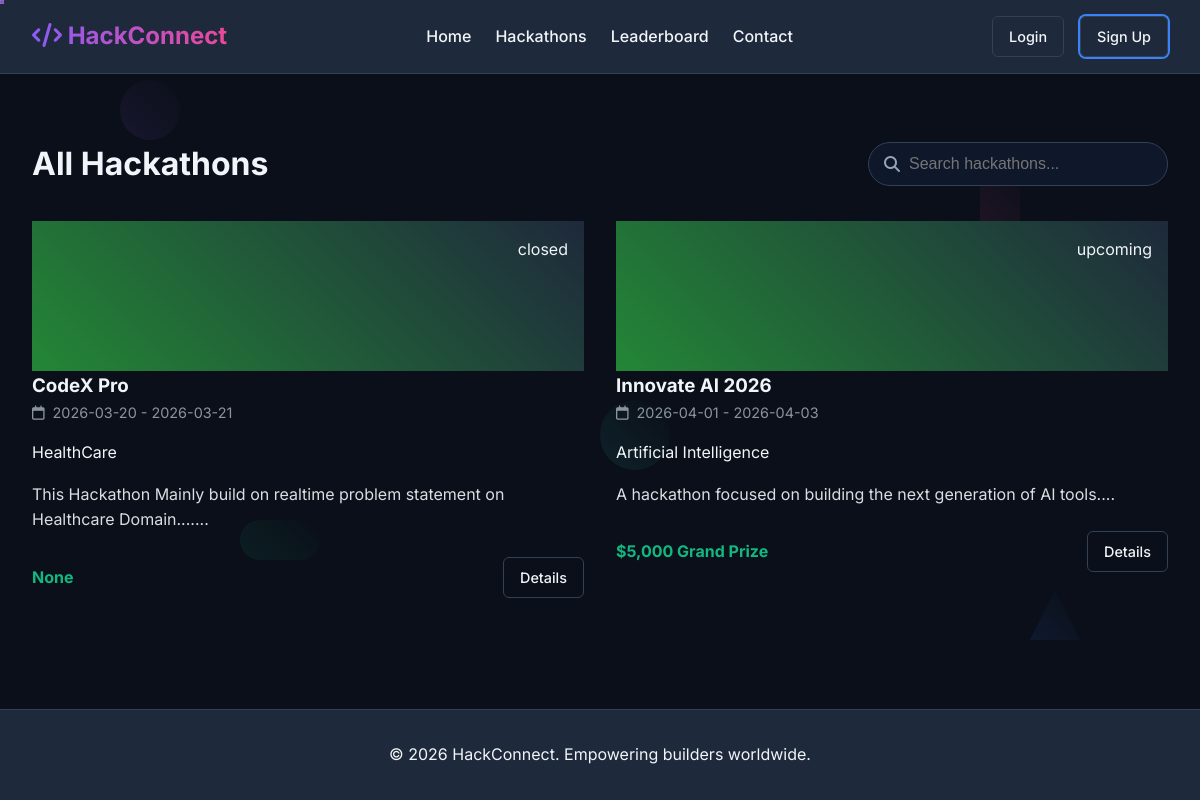
Page /hackathons on the earlier database version.
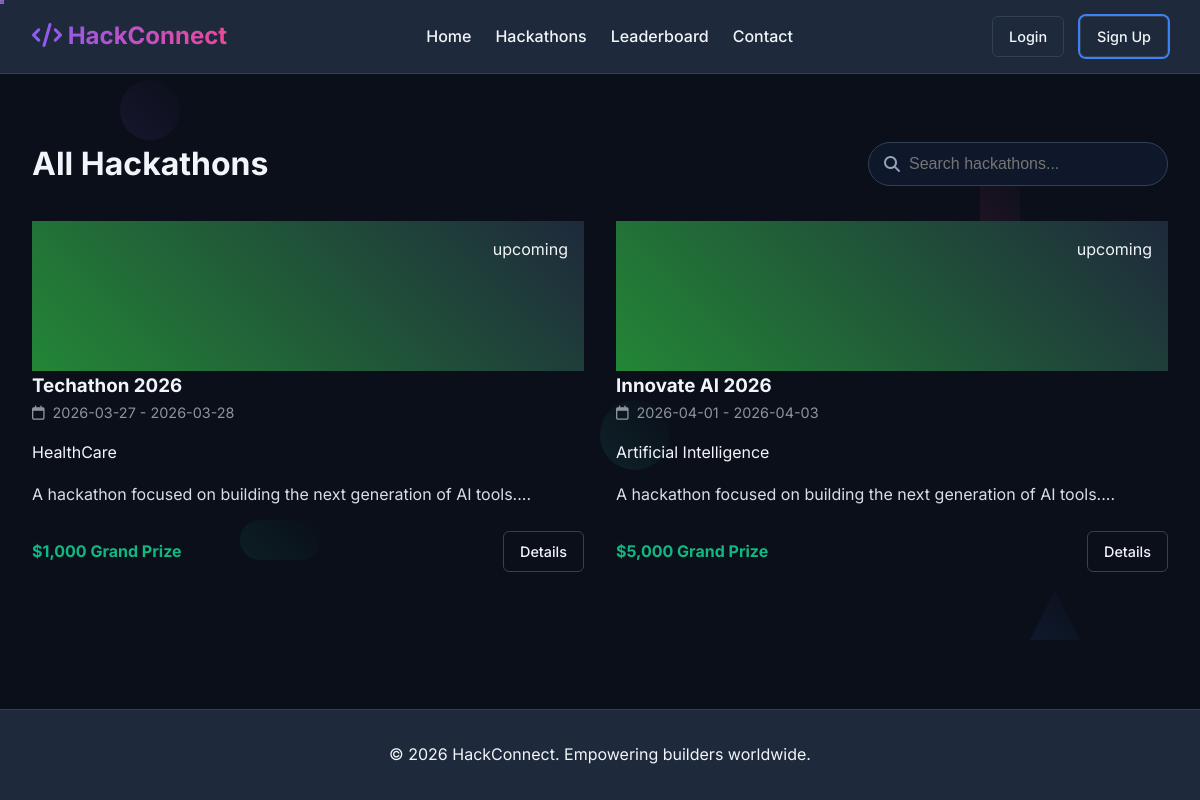
Same page on the later database version.
### tables this page shows
CREATE TABLE hackathons (
    id INTEGER PRIMARY KEY AUTOINCREMENT,
    title TEXT NOT NULL,
    description TEXT NOT NULL,
    start_date TEXT NOT NULL,
    end_date TEXT NOT NULL,
    theme TEXT,
    rules TEXT,
    prize_info TEXT,
    status TEXT DEFAULT 'upcoming', -- 'upcoming', 'active', 'completed'
    organizer_id INTEGER NOT NULL, prizes TEXT,
    FOREIGN KEY(organizer_id) REFERENCES users(id)
);

### app.py (the view)
@app.route('/hackathons')
def hackathons_list():
    conn = get_db_connection()
    hackathons = conn.execute('SELECT * FROM hackathons ORDER BY start_date ASC').fetchall()
    conn.close()
    return render_template('hackathons.html', hackathons=hackathons)

### app.py (called while the page is built, shortened)
def get_db_connection():
    conn = sqlite3.connect('database.db')
    conn.row_factory = sqlite3.Row
    return conn

@app.before_request
def load_logged_in_user():
    user_id = session.get('user_id')
    if user_id is None:
        g.user = None

### templates/hackathons.html (shortened to what this page needs)
{% extends "layout.html" %}
{% block content %}
<div style="margin-top: 2rem; margin-bottom: 2rem; display: flex; justify-content: space-between; align-items: center; flex-wrap: wrap; gap: 1rem;">
    <h1 class="gradient-text text-reveal">All Hackathons</h1>
    <div style="position: relative; width: 300px;">
        <i class="fa-solid fa-search" style="position: absolute; left: 1rem; top: 50%; transform: translateY(-50%); color: var(--text-muted);"></i>
        <input type="text" id="searchInput" class="form-control" style="padding-left: 2.5rem; border-radius: 30px;" placeholder="Search hackathons...">
    </div>
</div>
<div id="hackathonGrid">
    {% for hackathon in hackathons %}
        <div class="hackathon-card card fade-in-up" style="animation-delay: {{ loop.index * 0.1 }}s;">
            <div class="card-header">
                <span class="badge badge--status">{{ hackathon.status }}</span>
            </div>
            <div class="card-body">
                <h3 class="gradient-text">{{ hackathon.title }}</h3>
                <p class="text-muted" style="font-size: 0.9rem; margin-bottom: 1rem;"><i class="fa-regular fa-calendar" style="margin-right:0.5rem"></i>{{ hackathon.start_date }} - {{ hackathon.end_date }}</p>
                <div style="display: flex; flex-wrap: wrap; gap: 0.5rem; margin-bottom: 1rem;">
                    <span class="badge">{{ hackathon.theme }}</span>
                </div>
                <p style="margin-bottom: 1.5rem; opacity: 0.9;">{{ hackathon.description[:100] }}...</p>
                <div style="display: flex; justify-content: space-between; align-items: center;">
                    <span style="font-weight: bold; color: var(--secondary-color);">{{ hackathon.prize_info }}</span>
                    <a href="{{ url_for('hackathon_detail', id=hackathon.id) }}" class="btn btn-secondary" style="padding: 0.5rem 1rem; font-size: 0.9rem; width: auto;">Details</a>
                </div>
            </div>
        </div>
    {% endfor %}
</div>
{% endblock %}

Differences in the rows shown:
removed hackathons: status "closed", title "CodeX Pro", start_date "2026-03-20", end_date "2026-03-21", theme "HealthCare", description "This Hackathon Mainly build on realtime problem statement on Healthcare Domain....", prize_info "None"
added hackathons: status "upcoming", title "Techathon 2026", start_date "2026-03-27", end_date "2026-03-28", theme "HealthCare", description "A hackathon focused on building the next generation of AI tools.", prize_info "$1,000 Grand Prize"
